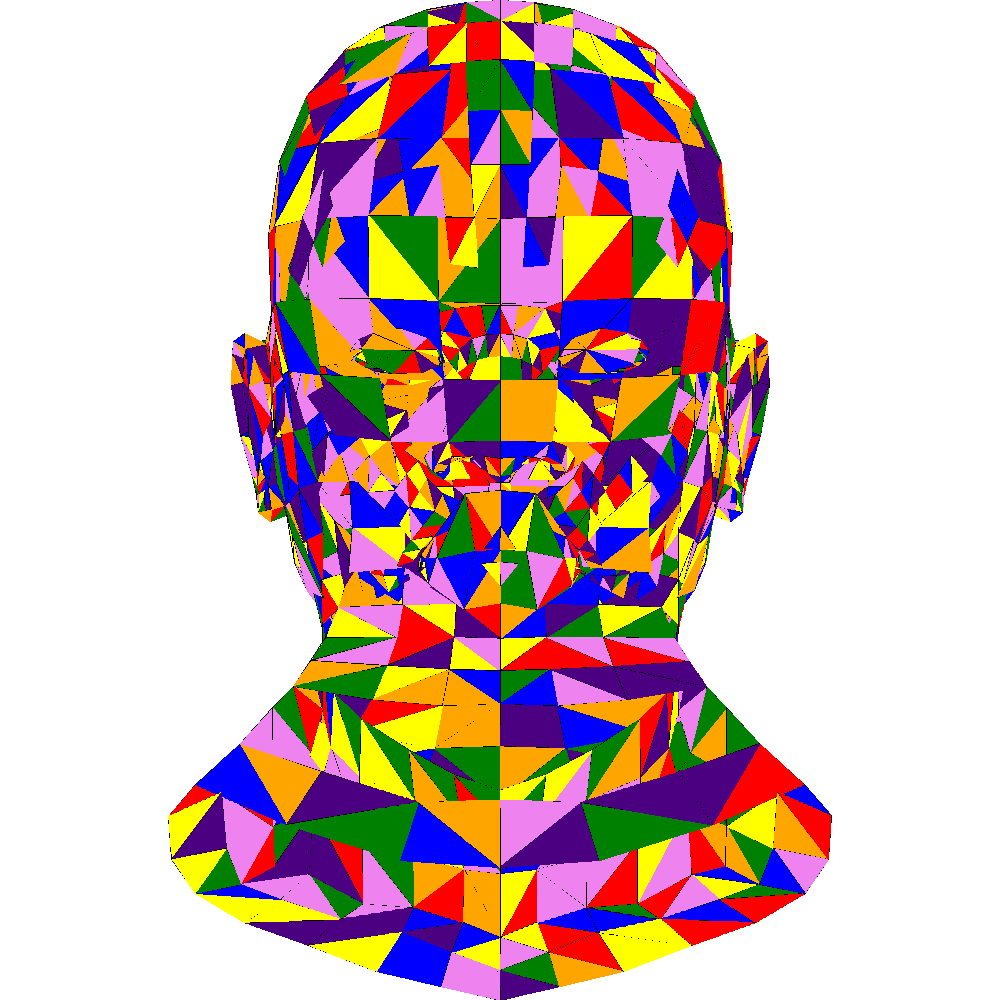

This figure's Python source:
# -------------------------------------------------------
# Created by     : xx
# Filename       : lession2_random_color.py
# Author         : name
# Created On     : 2025/04/03 19:42
# Last Modified  : 2025/04/03 19:42
# Version        : v1.0
# Description    :
# -------------------------------------------------------


from PIL import Image, ImageDraw
import sys
sys.path.append('../common')
from tinyrenderer_learn_common import *
import random





obj_file = "../obj/african_head.obj"

vertices = read_obj_file_v(obj_file)
primitives = read_obj_file_p(obj_file)


width = 1000
height = 1000

image = Image.new('RGB', (width, height), 'white')
draw = ImageDraw.Draw(image)

rainbow_colors = [
    (255, 0, 0),      # 红色
    (255, 165, 0),    # 橙色
    (255, 255, 0),    # 黄色
    (0, 128, 0),      # 绿色
    (0, 0, 255),      # 蓝色
    (75, 0, 130),     # 靛色
    (238, 130, 238)   # 紫色
]



for p in primitives:
    v0x = vertices[p[0]-1][0]
    v0y = vertices[p[0]-1][1]

    v1x = vertices[p[1]-1][0]
    v1y = vertices[p[1]-1][1]

    v2x = vertices[p[2]-1][0]
    v2y = vertices[p[2]-1][1]

    random_color = random.choice(rainbow_colors)
    draw_line_in_range(v0x, v0y, v1x, v1y, width, height, draw, 'black')
    draw_line_in_range(v1x, v1y, v2x, v2y, width, height, draw, 'black')
    draw_line_in_range(v2x, v2y, v0x, v0y, width, height, draw, 'black')
    draw_tri_barycentric([v0x, v0y], [v1x, v1y], [v2x, v2y], width, height, draw, random_color)

image.save("lession2_random_color.png")

